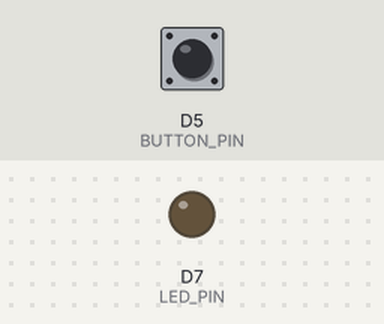
Bench run of a sketch on a simulated Particle Photon. Shown: output pins drawn as LEDs (lit = HIGH). Inputs (shaded band) come from the test bench; at power-on: D5 (BUTTON_PIN) LOW.

Above: at 1.2 s.
1.3 s: D5 (BUTTON_PIN) pulled HIGH for 0.15 s
At 2.1 s:
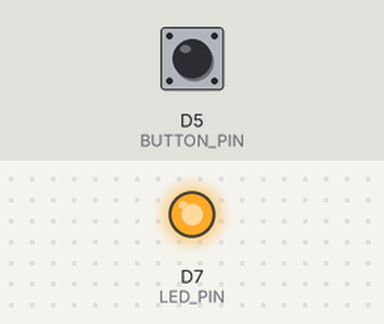
Timing chart, 0 to 7.8 s (numbered marks = the images above; inputs shaded):
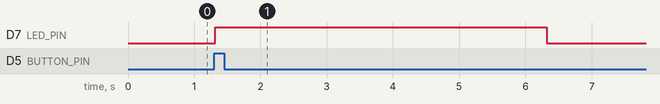

The sketch:

main.ino
```cpp
// #define WHOAMI "alpha"
#define WHOAMI "beta"

#define BUTTON_PIN 5
#define LED_PIN 7

void eventHandler(const char *event, const char *data) {
    // Blink #1
    // for (int i = 0; i < 10; i++) {
    //     digitalWrite(LED_PIN, HIGH);
    //     delay(250);
    //     digitalWrite(LED_PIN, LOW);
    //     delay(1000);
    // }

    // Throb #1 - meh
    // float in, out;
    // for (int i = 0; i < 5; i++) {
    //     for (in = 0; in < 6.283; in = in + 0.001) {
    //         out = sin(in) * 511.5 + 511.5;
    //         analogWrite(LED_PIN, out);
    //         delay(1);
    //     }
    // }
    // analogWrite(LED_PIN, 0);
    // -----------------------------------------

    // Throb #2
    for (int i = 0; i < 10; i++) {
        for (int k = 0; k < 1024; k++) {
            analogWrite(LED_PIN, k);
            delay(1);
        }

        for (int j = 1022; j >= 0; j--) {
            analogWrite(LED_PIN, j);
            delay(1);
        }
    }
}

void setup() {
    // LED
    pinMode(LED_PIN, OUTPUT);
    digitalWrite(LED_PIN, LOW);

    // button
    pinMode(BUTTON_PIN, INPUT);

    if (WHOAMI == "alpha") {
        Particle.subscribe("beta", eventHandler);
    } else if (WHOAMI == "beta") {
        Particle.subscribe("alpha", eventHandler);
    }
}

void loop() {
    if (digitalRead(BUTTON_PIN) == HIGH) {
        Particle.publish(WHOAMI);
        digitalWrite(LED_PIN, HIGH);
        delay(5000);
    } else {
        digitalWrite(LED_PIN, LOW);
    }
}
```

Measured:
- after the input at 1.3 s, D7 (LED_PIN): LOW → HIGH at once, → LOW 5.0 s later
